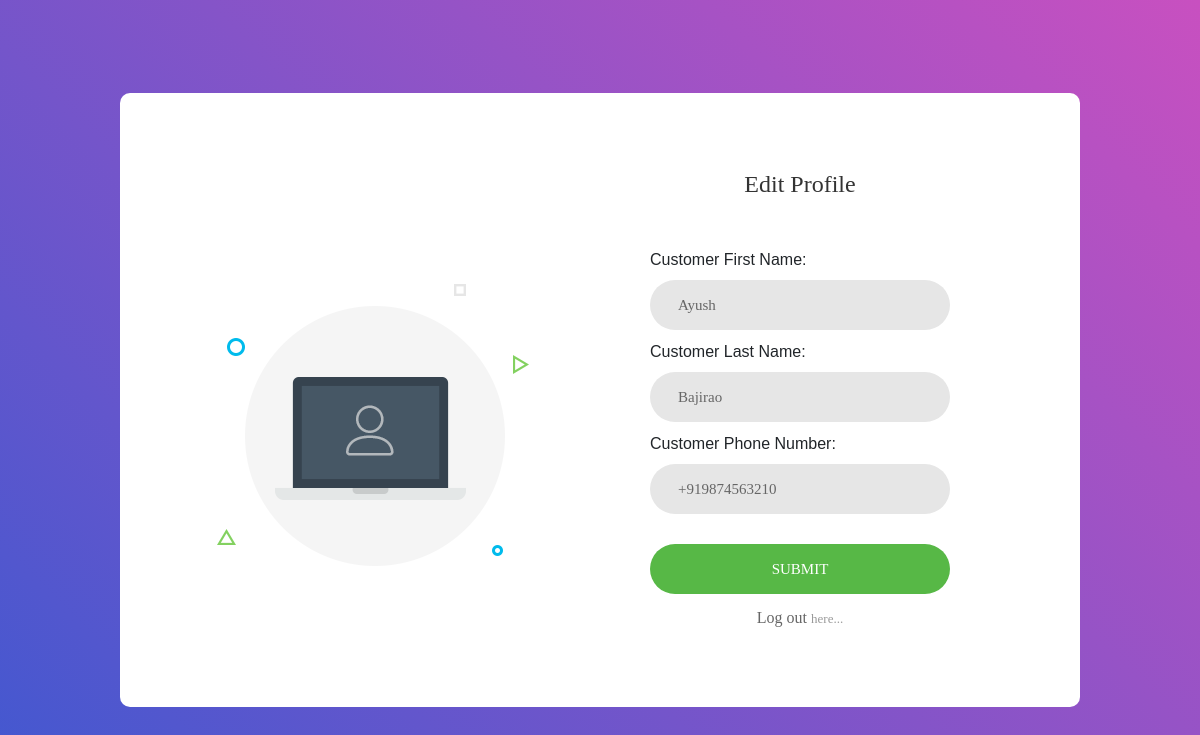
The page /customer/edit/ (signed in) on the database its author committed.
### Customers/models.py (models this page shows, shortened)
class Profile(models.Model):
    Customer_ID = models.AutoField(primary_key=True, auto_created=True)
    user = models.OneToOneField(User, on_delete=models.CASCADE)
    Customer_First_Name = models.CharField(max_length=200)
    Customer_Last_Name = models.CharField(max_length=200)
    Customer_Phone_Number = PhoneNumberField(max_length=13)
    Customer_Picture = models.ImageField(upload_to='media',
                                         default='media/default_res.jpg')
    Customer_Email = models.EmailField(default="asd@rew.com")

### Customers/views.py (the view)
# urls.py: path('edit/', views.edit_profile, name='Cus_edit_profile'),
@login_required(login_url='Cus_login')
def edit_profile(request):
    instance = Profile.objects.get(user=request.user)
    form = CustomUserEditForm(request.POST or None, instance=instance)
    if form.is_valid():
        form.save()
        return redirect('Main_index')
    return render(request, 'Customers/edit_profile.html', {'form': form})

### Customers/forms.py
class CustomUserEditForm(forms.ModelForm):
    class Meta:
        model = Profile
        fields = ('Customer_First_Name', 'Customer_Last_Name', 'Customer_Phone_Number')

### Customers/templates/Customers/edit_profile.html (shortened to what this page needs)
<!DOCTYPE html>
<html lang="en">
{% load staticfiles %}
<head>
	<link rel="stylesheet" type="text/css" href="{% static  "css/bootstrap.min.css" %}">
	<link rel="stylesheet" type="text/css" href="{% static  "css/font-awesome.min.css" %}">
	<link rel="stylesheet" type="text/css" href="{% static  "css/main.css" %}">
	<link rel="stylesheet" type="text/css" href="{% static  "css/util.css" %}">
</head>
<body>
<div class="limiter">
    <div class="container-login100">
        <div class="wrap-login100">
            <div class="login100-pic js-tilt" data-tilt>
                <img src="{% static "img-01.png" %}" alt="IMG">
            </div>
            <form class="login100-form validate-form" method="POST" action="{% url "Cus_edit_profile" %}">
                <span class="login100-form-title">
                    Edit Profile
                </span>
                {% for field in form %}
                    {{ field.label_tag }}<br>
                <div class="wrap-input100 validate-input input100">
                    {{ field }}
                    <span class="focus-input100"></span>
                </div>
                {% endfor %}
                <div class="container-login100-form-btn">
                    <button class="login100-form-btn" type="submit" value="signup">
                        Submit
                    </button>
                </div>
                <div class="text-center p-t-12">
                    {% if user.is_authenticated %}
                    <a class="txt2" href="{% url 'logout' %}">
                        Log out
                    </a>
                    {% endif %}
                    <span class="txt1">
                        here...
                    </span>
                </div>
            </form>
        </div>
    </div>
</div>
</body>
</html>

### Main/static/css/main.css (style rules this page uses)
* { margin: 0px; padding: 0px; box-sizing: border-box; }
body, html { height: 100%; font-family: Poppins-Regular, sans-serif; }
a { font-family: Poppins-Regular; font-size: 14px; line-height: 1.7; color: #666666; margin: 0px; transition: all 0.4s; -webkit-transition: all 0.4s; -o-transition: all 0.4s; -moz-transition: all 0.4s; }
input { outline: none; border: none; }
button { outline: none !important; border: none; background: transparent; }
.txt1 { font-family: Poppins-Regular; font-size: 13px; line-height: 1.5; color: #999999; }
.txt2 { font-family: Poppins-Regular; font-size: 16px; line-height: 1.5; color: #666666; }
.limiter { width: 100%; margin: 0 auto; }
.container-login100 { width: 100%; min-height: 100vh; display: -webkit-box; display: -webkit-flex; display: -moz-box; display: -ms-flexbox; display: flex; flex-wrap: wrap; justify-content: center; align-items: center; padding: 25px; background: #9053c7; background: -webkit-linear-gradient(-135deg, #c850c0, #4158d0); background: -o-linear-gradient(-135deg, #c850c0, #4158d0); background: -moz-linear-gradient(-135deg, #c850c0, #4158d0); background: linear-gradient(-135deg, #c850c0, #4158d0); }
.wrap-login100 { width: 960px; background: #fff; border-radius: 10px; overflow: hidden; display: -webkit-box; display: -webkit-flex; display: -moz-box; display: -ms-flexbox; display: flex; flex-wrap: wrap; justify-content: space-between; padding: 77px 130px 77px 95px; }
.login100-pic { width: 316px; padding-top: 110px; }
.login100-pic img { max-width: 100%; }
.login100-form { width: 300px; }
.login100-form-title { font-family: Poppins-Bold; font-size: 24px; color: #333333; line-height: 1.2; text-align: center; width: 100%; display: block; padding-bottom: 50px; }
.wrap-input100 { position: relative; width: 100%; z-index: 1; margin-bottom: 10px; }
.wrap-input100 input { font-family: Poppins-Medium; font-size: 15px; line-height: 1.5; color: #666666; display: block; width: 100%; background: #e6e6e6; height: 50px; border-radius: 25px; padding: 0 30px 0 28px; }
.focus-input100 { display: block; position: absolute; border-radius: 25px; bottom: 0; left: 0; z-index: -1; width: 100%; height: 100%; box-shadow: 0px 0px 0px 0px; color: rgba(87,184,70, 0.8); }
.container-login100-form-btn { width: 100%; display: -webkit-box; display: -webkit-flex; display: -moz-box; display: -ms-flexbox; display: flex; flex-wrap: wrap; justify-content: center; padding-top: 20px; }
.login100-form-btn { font-family: Montserrat-Bold; font-size: 15px; line-height: 1.5; color: #fff; text-transform: uppercase; width: 100%; height: 50px; border-radius: 25px; background: #57b846; display: -webkit-box; display: -webkit-flex; display: -moz-box; display: -ms-flexbox; display: flex; justify-content: center; align-items: center; padding: 0 25px; -webkit-transition: all 0.4s; -o-transition: all 0.4s; -moz-transition: all 0.4s; transition: all 0.4s; }
.validate-input { position: relative; }

### rows shown on the page
Profile: form "Ayush" "Bajirao" "+919874563210"

### other values the page prints
{{ field.label_tag }} "Customer First Name:" "Customer Last Name:" "Customer Phone Number:"
